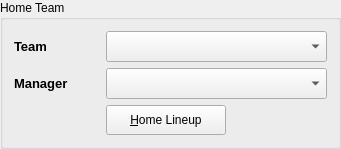
  <widget class="QGroupBox" name="hometeamBox">
   <property name="geometry">
    <rect>
     <x>10</x>
     <y>380</y>
     <width>341</width>
     <height>141</height>
    </rect>
   </property>
   <property name="title">
    <string>Home Team</string>
   </property>
   <layout class="QGridLayout" name="gridLayout_2">
    <item row="2" column="0">
     <widget class="QLabel" name="label_8">
      <property name="minimumSize">
       <size>
        <width>86</width>
        <height>31</height>
       </size>
      </property>
      <property name="maximumSize">
       <size>
        <width>86</width>
        <height>31</height>
       </size>
      </property>
      <property name="text">
       <string>&lt;!DOCTYPE HTML PUBLIC &quot;-//W3C//DTD HTML 4.0//EN&quot; &quot;http://www.w3.org/TR/REC-html40/strict.dtd&quot;&gt;
&lt;html&gt;&lt;head&gt;&lt;meta name=&quot;qrichtext&quot; content=&quot;1&quot; /&gt;&lt;style type=&quot;text/css&quot;&gt;
p, li { white-space: pre-wrap; }
&lt;/style&gt;&lt;/head&gt;&lt;body style=&quot; font-family:'Sans'; font-size:10pt; font-weight:400; font-style:normal;&quot;&gt;
&lt;p style=&quot; margin-top:0px; margin-bottom:0px; margin-left:0px; margin-right:0px; -qt-block-indent:0; text-indent:0px;&quot;&gt;&lt;span style=&quot; font-weight:600;&quot;&gt;Manager&lt;/span&gt;&lt;/p&gt;&lt;/body&gt;&lt;/html&gt;</string>
      </property>
      <property name="buddy">
       <cstring>homemgrSelect</cstring>
      </property>
     </widget>
    </item>
    <item row="2" column="1">
     <widget class="QComboBox" name="homemgrSelect">
      <property name="enabled">
       <bool>true</bool>
      </property>
      <property name="minimumSize">
       <size>
        <width>221</width>
        <height>31</height>
       </size>
      </property>
      <property name="maximumSize">
       <size>
        <width>221</width>
        <height>31</height>
       </size>
      </property>
      <property name="toolTip">
       <string>Home team manager</string>
      </property>
     </widget>
    </item>
    <item row="0" column="1">
     <widget class="QComboBox" name="hometeamSelect">
      <property name="minimumSize">
       <size>
        <width>221</width>
        <height>31</height>
       </size>
      </property>
      <property name="maximumSize">
       <size>
        <width>221</width>
        <height>31</height>
       </size>
      </property>
      <property name="toolTip">
       <string>Home team name</string>
      </property>
     </widget>
    </item>
    <item row="0" column="0">
     <widget class="QLabel" name="label_7">
      <property name="minimumSize">
       <size>
        <width>86</width>
        <height>31</height>
       </size>
      </property>
      <property name="maximumSize">
       <size>
        <width>86</width>
        <height>31</height>
       </size>
      </property>
      <property name="text">
       <string>&lt;!DOCTYPE HTML PUBLIC &quot;-//W3C//DTD HTML 4.0//EN&quot; &quot;http://www.w3.org/TR/REC-html40/strict.dtd&quot;&gt;
&lt;html&gt;&lt;head&gt;&lt;meta name=&quot;qrichtext&quot; content=&quot;1&quot; /&gt;&lt;style type=&quot;text/css&quot;&gt;
p, li { white-space: pre-wrap; }
&lt;/style&gt;&lt;/head&gt;&lt;body style=&quot; font-family:'Sans'; font-size:10pt; font-weight:400; font-style:normal;&quot;&gt;
&lt;p style=&quot; margin-top:0px; margin-bottom:0px; margin-left:0px; margin-right:0px; -qt-block-indent:0; text-indent:0px;&quot;&gt;&lt;span style=&quot; font-weight:600;&quot;&gt;Team&lt;/span&gt;&lt;/p&gt;&lt;/body&gt;&lt;/html&gt;</string>
      </property>
      <property name="buddy">
       <cstring>hometeamSelect</cstring>
      </property>
     </widget>
    </item>
    <item row="3" column="1">
     <widget class="QPushButton" name="homeLineupButton">
      <property name="enabled">
       <bool>true</bool>
      </property>
      <property name="minimumSize">
       <size>
        <width>120</width>
        <height>30</height>
       </size>
      </property>
      <property name="maximumSize">
       <size>
        <width>120</width>
        <height>30</height>
       </size>
      </property>
      <property name="toolTip">
       <string>Home team match lineups</string>
      </property>
      <property name="text">
       <string>&amp;Home Lineup</string>
      </property>
     </widget>
    </item>
   </layout>
  </widget>
